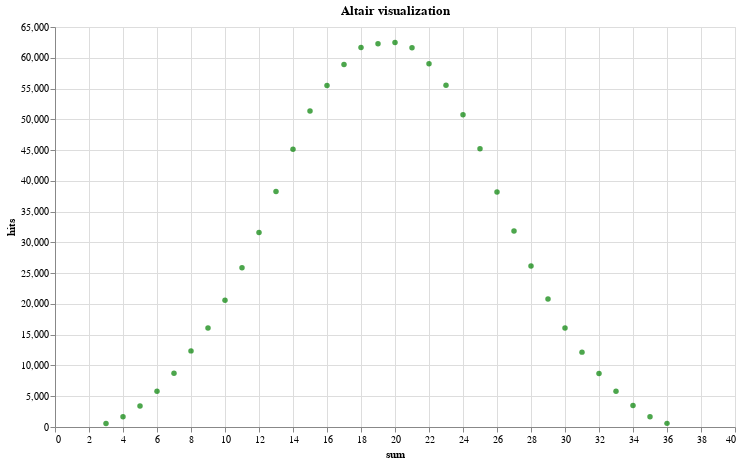

Write notebook code for a chart like this one.
### Markdown cell above
Earlier in the day, [Ian Ozswald](https://ianozsvald.com) gave a talk on [data science process for software engineers](https://ianozsvald.com/2019/06/15/a-starter-data-science-process-for-software-engineers-talk-at-pylondinium-2019/).  He mentioned the Altair visualisation library which I recently started looking at so I had it setup in a virtualenv.  I played around with it and after reading [here](https://altair-viz.github.io/user_guide/customization.html?highlight=color) on Altair mark and color handling, I got it to visualise the same data, this time with interactive tooltips:

### Code cell
import altair as alt

alt.Chart(df).mark_circle(color='green').encode(
    x='sum',
    y='hits',
    tooltip=['sum', 'hits']
).interactive().properties(title='Altair visualization',width=680,height=400)

### Figure 1 — Vega-Lite specification as saved in the notebook (floating-point values rounded to 4 significant figures)
{"$schema": "https://vega.github.io/schema/vega-lite/v3.2.1.json", "config": {"mark": {"tooltip": null}, "view": {"height": 300, "width": 400}}, "data": {"name": "data-09e17571f63e28456b935742f3754b03"}, "datasets": {"data-09e17571f63e28456b935742f3754b03": [{"hits": 555, "sum": 3}, {"hits": 1667, "sum": 4}, {"hits": 3429, "sum": 5}, {"hits": 5804, "sum": 6}, {"hits": 8742, "sum": 7}, {"hits": 12369, "sum": 8}, {"hits": 16090, "sum": 9}, {"hits": 20610, "sum": 10}, {"hits": 25889, "sum": 11}, {"hits": 31621, "sum": 12}, {"hits": 38257, "sum": 13}, {"hits": 45131, "sum": 14}, {"hits": 51353, "sum": 15}, {"hits": 55511, "sum": 16}, {"hits": 58898, "sum": 17}, {"hits": 61657, "sum": 18}, {"hits": 62292, "sum": 19}, {"hits": 62486, "sum": 20}, {"hits": 61639, "sum": 21}, {"hits": 59017, "sum": 22}, {"hits": 55531, "sum": 23}, {"hits": 50742, "sum": 24}, {"hits": 45213, "sum": 25}, {"hits": 38188, "sum": 26}, {"hits": 31858, "sum": 27}, {"hits": 26145, "sum": 28}, {"hits": 20802, "sum": 29}, {"hits": 16084, "sum": 30}, {"hits": 12167, "sum": 31}, {"hits": 8693, "sum": 32}, {"hits": 5819, "sum": 33}, {"hits": 3479, "sum": 34}, {"hits": 1672, "sum": 35}, {"hits": 590, "sum": 36}]}, "encoding": {"tooltip": [{"field": "sum", "type": "quantitative"}, {"field": "hits", "type": "quantitative"}], "x": {"field": "sum", "type": "quantitative"}, "y": {"field": "hits", "type": "quantitative"}}, "height": 400, "mark": {"color": "green", "type": "circle"}, "selection": {"selector002": {"bind": "scales", "encodings": ["x", "y"], "type": "interval"}}, "title": "Altair visualization", "width": 680}
